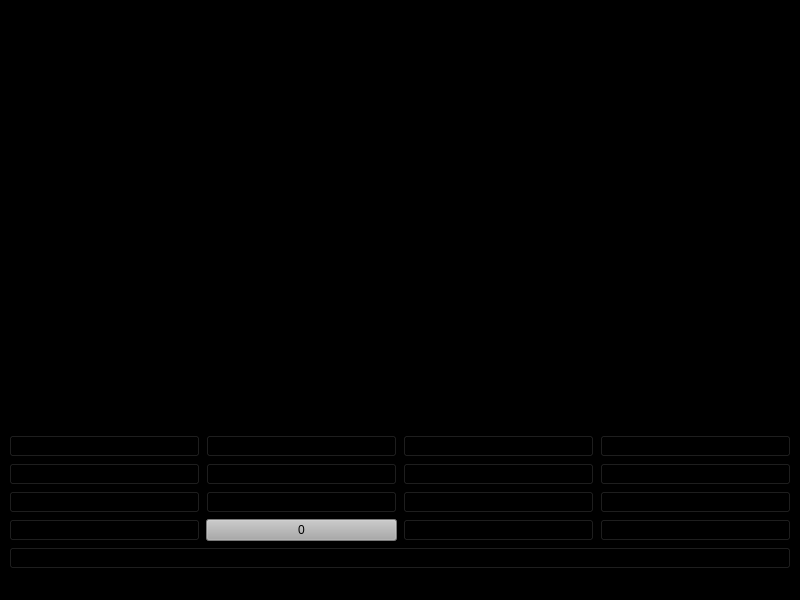
<?xml version="1.0" encoding="UTF-8"?>
<ui version="4.0">
 <class>MainWindow</class>
 <widget class="QMainWindow" name="MainWindow">
  <property name="geometry">
   <rect>
    <x>0</x>
    <y>0</y>
    <width>800</width>
    <height>600</height>
   </rect>
  </property>
  <property name="windowTitle">
   <string>MainWindow</string>
  </property>
  <property name="styleSheet">
   <string notr="true">background-color: black;</string>
  </property>
  <widget class="QWidget" name="centralwidget">
   <layout class="QGridLayout" name="gridLayout">
    <item row="5" column="0">
     <layout class="QHBoxLayout" name="horizontalLayout_2">
      <item>
       <widget class="QPushButton" name="button4">
        <property name="text">
         <string>4</string>
        </property>
       </widget>
      </item>
      <item>
       <widget class="QPushButton" name="button5">
        <property name="text">
         <string>5</string>
        </property>
       </widget>
      </item>
      <item>
       <widget class="QPushButton" name="button6">
        <property name="text">
         <string>6</string>
        </property>
       </widget>
      </item>
      <item>
       <widget class="QPushButton" name="buttonminus">
        <property name="text">
         <string>-</string>
        </property>
       </widget>
      </item>
     </layout>
    </item>
    <item row="15" column="0">
     <layout class="QHBoxLayout" name="horizontalLayout_3">
      <property name="sizeConstraint">
       <enum>QLayout::SetDefaultConstraint</enum>
      </property>
      <item>
       <widget class="QPushButton" name="button7">
        <property name="text">
         <string>7</string>
        </property>
       </widget>
      </item>
      <item>
       <widget class="QPushButton" name="button8">
        <property name="text">
         <string>8</string>
        </property>
       </widget>
      </item>
      <item>
       <widget class="QPushButton" name="button9">
        <property name="text">
         <string>9</string>
        </property>
       </widget>
      </item>
      <item>
       <widget class="QPushButton" name="buttonmulti">
        <property name="text">
         <string>*</string>
        </property>
       </widget>
      </item>
     </layout>
    </item>
    <item row="3" column="0">
     <layout class="QHBoxLayout" name="horizontalLayout">
      <item>
       <widget class="QPushButton" name="button1">
        <property name="text">
         <string>1</string>
        </property>
       </widget>
      </item>
      <item>
       <widget class="QPushButton" name="button2">
        <property name="text">
         <string>2</string>
        </property>
       </widget>
      </item>
      <item>
       <widget class="QPushButton" name="button3">
        <property name="text">
         <string>3</string>
        </property>
       </widget>
      </item>
      <item>
       <widget class="QPushButton" name="buttonAdd">
        <property name="text">
         <string>+</string>
        </property>
       </widget>
      </item>
     </layout>
    </item>
    <item row="0" column="0">
     <widget class="QTextEdit" name="textEdit"/>
    </item>
    <item row="16" column="0">
     <layout class="QHBoxLayout" name="horizontalLayout_4">
      <item>
       <widget class="QPushButton" name="buttonhuvaah">
        <property name="text">
         <string>/</string>
        </property>
       </widget>
      </item>
      <item>
       <widget class="QPushButton" name="button0">
        <property name="styleSheet">
         <string notr="true">background-color: rgb(170, 170, 170)</string>
        </property>
        <property name="text">
         <string>0</string>
        </property>
       </widget>
      </item>
      <item>
       <widget class="QPushButton" name="buttonEqual">
        <property name="text">
         <string>=</string>
        </property>
       </widget>
      </item>
      <item>
       <widget class="QPushButton" name="buttonC">
        <property name="text">
         <string>c</string>
        </property>
       </widget>
      </item>
     </layout>
    </item>
    <item row="18" column="0">
     <widget class="QPushButton" name="buttonCE">
      <property name="text">
       <string>ce</string>
      </property>
     </widget>
    </item>
   </layout>
  </widget>
  <widget class="QMenuBar" name="menubar">
   <property name="geometry">
    <rect>
     <x>0</x>
     <y>0</y>
     <width>800</width>
     <height>21</height>
    </rect>
   </property>
  </widget>
  <widget class="QStatusBar" name="statusbar"/>
 </widget>
 <resources/>
 <connections/>
</ui>
